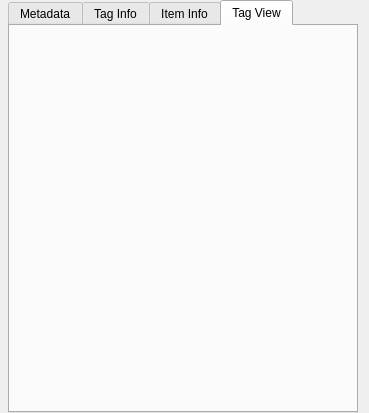
<?xml version="1.0" encoding="UTF-8"?>
<ui version="4.0">
 <class>InfoWidget</class>
 <widget class="QWidget" name="InfoWidget">
  <property name="geometry">
   <rect>
    <x>0</x>
    <y>0</y>
    <width>369</width>
    <height>413</height>
   </rect>
  </property>
  <property name="sizePolicy">
   <sizepolicy hsizetype="Expanding" vsizetype="Expanding">
    <horstretch>0</horstretch>
    <verstretch>0</verstretch>
   </sizepolicy>
  </property>
  <property name="windowTitle">
   <string>Form</string>
  </property>
  <layout class="QGridLayout" name="gridLayout">
   <property name="leftMargin">
    <number>8</number>
   </property>
   <property name="topMargin">
    <number>0</number>
   </property>
   <property name="bottomMargin">
    <number>0</number>
   </property>
   <item row="0" column="0">
    <widget class="QTabWidget" name="tabWidget">
     <property name="accessibleName">
      <string/>
     </property>
     <property name="currentIndex">
      <number>3</number>
     </property>
     <widget class="QWidget" name="tabWidgetPage1">
      <attribute name="title">
       <string>Metadata</string>
      </attribute>
      <layout class="QGridLayout" name="gridLayout_3">
       <property name="topMargin">
        <number>0</number>
       </property>
       <property name="bottomMargin">
        <number>0</number>
       </property>
       <item row="0" column="0">
        <layout class="QVBoxLayout" name="verticalLayout_page_meta"/>
       </item>
      </layout>
     </widget>
     <widget class="QWidget" name="tabWidgetPage2">
      <attribute name="title">
       <string>Tag Info</string>
      </attribute>
      <layout class="QGridLayout" name="gridLayout_2">
       <property name="topMargin">
        <number>0</number>
       </property>
       <property name="bottomMargin">
        <number>0</number>
       </property>
       <item row="0" column="0">
        <layout class="QVBoxLayout" name="verticalLayout_page_tag"/>
       </item>
      </layout>
     </widget>
     <widget class="QWidget" name="tabWidgetPage3">
      <attribute name="title">
       <string>Item Info</string>
      </attribute>
      <layout class="QGridLayout" name="gridLayout_4">
       <item row="0" column="0">
        <layout class="QVBoxLayout" name="verticalLayout_page_info"/>
       </item>
      </layout>
     </widget>
     <widget class="QWidget" name="tag_info">
      <attribute name="title">
       <string>Tag View</string>
      </attribute>
      <layout class="QGridLayout" name="gridLayout_5">
       <item row="0" column="0">
        <layout class="QVBoxLayout" name="tag_info_layout"/>
       </item>
      </layout>
     </widget>
    </widget>
   </item>
  </layout>
 </widget>
 <resources/>
 <connections/>
</ui>
